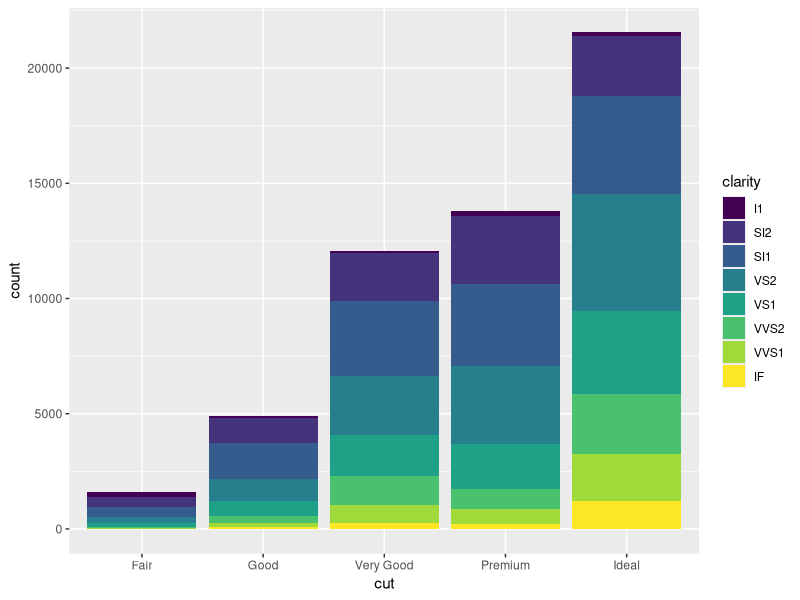
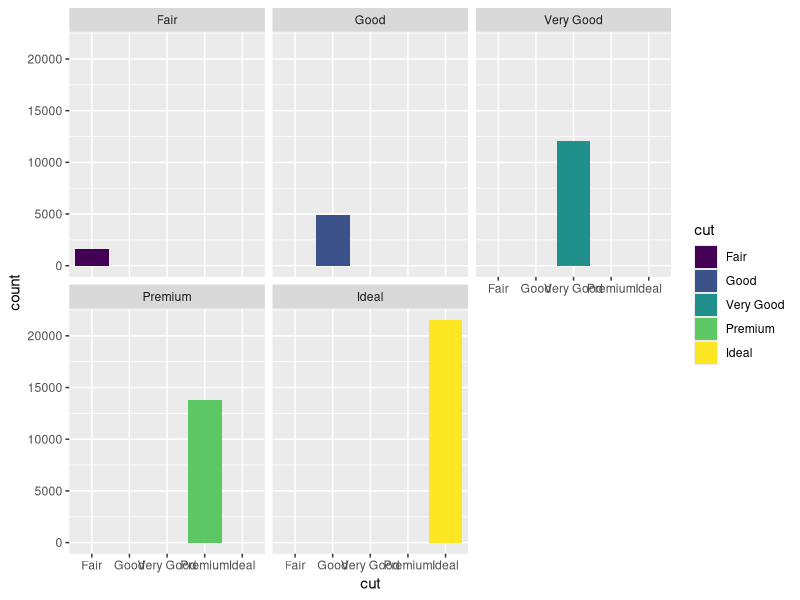

Recreate these plots in R, in order.
#install.packages("tidyverse")
#install.packages("ggplot2")
library(tidyverse)
library(ggplot2)
ggplot(data = diamonds)+geom_bar(mapping = aes(x=cut,fill=clarity)) #Solo necesita un valor en el eje x, R se encarga de contar cuantas veces aparece la variable y las coloca en el eje Y
ggplot(data = diamonds)+geom_bar(mapping = aes(x=cut,fill=cut))+facet_wrap(~cut)
